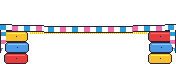

Reproduce this figure in Python.
"""The new pillow fort's flat rough, strict side view (plan-the-rest §7f, P6; the user, 2026-11-26: the old one "is 3D,
while we just crawl in profile"): two cushion stacks at the ends, a striped blanket across them as a low roof, its hem at
30 px over the floor (the fort is solid from there up), its ends draped down the stacks' outer sides, the space under it
open, so that she shows crawling inside. 176 x 64, the floor the bottom row."""
from pathlib import Path
from PIL import Image, ImageDraw

W, H = 176, 64
FLOOR = H - 1
HEM = FLOOR - 30                      # the roof's lowest row (solid from 30 px up)
im = Image.new("RGBA", (W, H), (0, 0, 0, 0))
d = ImageDraw.Draw(im)
OUT = (46, 34, 47, 255)
CUSHIONS = [(232, 59, 59), (77, 155, 230), (249, 194, 43)]


def cushion(x0, y0, w, h, c):
    d.rounded_rectangle((x0, y0, x0 + w - 1, y0 + h - 1), radius=3, fill=c + (255,), outline=OUT)
    d.line((x0 + 3, y0 + 2, x0 + w - 4, y0 + 2), fill=tuple(min(255, v + 50) for v in c) + (255,))      # its lit top
    d.point((x0 + w // 2, y0 + h // 2), fill=OUT)                                                       # a button


# The two stacks, three cushions each, from the floor up to the roof.
for x0 in (4, W - 4 - 24):
    y = FLOOR + 1
    for k, c in enumerate(CUSHIONS if x0 < 50 else CUSHIONS[::-1]):
        h = 11
        y -= h
        cushion(x0 + (k % 2), y, 24, h, c)
top = FLOOR + 1 - 33                  # the stacks' top
# The blanket: a roof 7 rows thick lying on the stacks, sagging 2 px in the middle, striped, a fringed hem.
STRIPES = [(36, 159, 222), (255, 255, 255), (241, 108, 172), (255, 255, 255)]
for x in range(0, W):
    sag = round(2 * (1 - ((x - W / 2) / (W / 2)) ** 2))
    y0 = top - 7 + sag
    for y in range(y0, y0 + 7):
        c = STRIPES[(x // 6) % len(STRIPES)]
        im.putpixel((x, y), (c[0], c[1], c[2], 255) if y not in (y0, y0 + 6) else OUT)
    # (its fringe, every other column, down to the hem)
    if 28 < x < W - 29 and x % 2 == 0:
        for y in range(y0 + 7, min(HEM, y0 + 9) + 1):
            im.putpixel((x, y), (249, 194, 43, 255))
# Its ends draped down the stacks' outer sides, in folds.
for side in (0, 1):
    for x in range(0, 6):
        xx = x if side == 0 else W - 1 - x
        for y in range(top - 1, top + 22 - x * 2):
            c = STRIPES[(y // 4) % len(STRIPES)]
            im.putpixel((xx, y), OUT if x == 0 else (c[0], c[1], c[2], 255))
im.save(Path(__file__).with_name("rough.png"))
print("rough", im.size, "hem row", HEM, "stack top", top)
